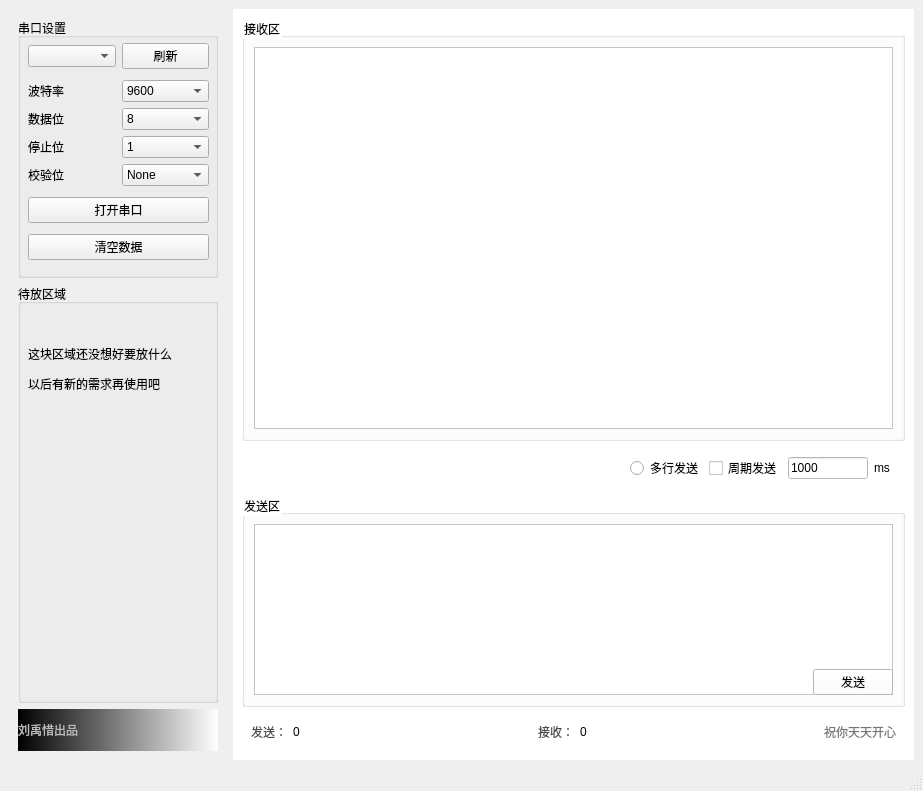
<?xml version="1.0" encoding="UTF-8"?>
<ui version="4.0">
 <class>windowSerial</class>
 <widget class="QMainWindow" name="windowSerial">
  <property name="geometry">
   <rect>
    <x>0</x>
    <y>0</y>
    <width>923</width>
    <height>791</height>
   </rect>
  </property>
  <property name="sizePolicy">
   <sizepolicy hsizetype="Preferred" vsizetype="Expanding">
    <horstretch>0</horstretch>
    <verstretch>0</verstretch>
   </sizepolicy>
  </property>
  <property name="windowTitle">
   <string>MainWindow</string>
  </property>
  <widget class="QWidget" name="centralwidget">
   <layout class="QHBoxLayout" name="horizontalLayout_2" stretch="7,3">
    <item>
     <widget class="QWidget" name="widget_3" native="true">
      <property name="sizePolicy">
       <sizepolicy hsizetype="Fixed" vsizetype="Preferred">
        <horstretch>0</horstretch>
        <verstretch>0</verstretch>
       </sizepolicy>
      </property>
      <layout class="QVBoxLayout" name="verticalLayout" stretch="10,10,1">
       <item>
        <widget class="QGroupBox" name="groupBoxComSet">
         <property name="sizePolicy">
          <sizepolicy hsizetype="Fixed" vsizetype="Fixed">
           <horstretch>0</horstretch>
           <verstretch>0</verstretch>
          </sizepolicy>
         </property>
         <property name="minimumSize">
          <size>
           <width>200</width>
           <height>260</height>
          </size>
         </property>
         <property name="title">
          <string>串口设置</string>
         </property>
         <widget class="QWidget" name="layoutWidget">
          <property name="geometry">
           <rect>
            <x>10</x>
            <y>20</y>
            <width>181</width>
            <height>231</height>
           </rect>
          </property>
          <layout class="QVBoxLayout" name="verticalLayout_2">
           <item>
            <layout class="QHBoxLayout" name="horizontalLayout_5">
             <item>
              <widget class="QComboBox" name="comboBoxPorts"/>
             </item>
             <item>
              <widget class="QPushButton" name="pushButtonUpdatePorts">
               <property name="text">
                <string>刷新</string>
               </property>
              </widget>
             </item>
            </layout>
           </item>
           <item>
            <layout class="QGridLayout" name="gridLayout_4">
             <item row="1" column="0">
              <widget class="QLabel" name="labelData">
               <property name="text">
                <string>数据位</string>
               </property>
              </widget>
             </item>
             <item row="1" column="1">
              <widget class="QComboBox" name="comboBoxData">
               <property name="currentIndex">
                <number>3</number>
               </property>
               <item>
                <property name="text">
                 <string>5</string>
                </property>
               </item>
               <item>
                <property name="text">
                 <string>6</string>
                </property>
               </item>
               <item>
                <property name="text">
                 <string>7</string>
                </property>
               </item>
               <item>
                <property name="text">
                 <string>8</string>
                </property>
               </item>
              </widget>
             </item>
             <item row="2" column="0">
              <widget class="QLabel" name="labelStop">
               <property name="text">
                <string>停止位</string>
               </property>
              </widget>
             </item>
             <item row="0" column="1">
              <widget class="QComboBox" name="comboBoxComBaud">
               <property name="enabled">
                <bool>true</bool>
               </property>
               <property name="currentIndex">
                <number>3</number>
               </property>
               <item>
                <property name="text">
                 <string>1200</string>
                </property>
               </item>
               <item>
                <property name="text">
                 <string>2400</string>
                </property>
               </item>
               <item>
                <property name="text">
                 <string>4800</string>
                </property>
               </item>
               <item>
                <property name="text">
                 <string>9600</string>
                </property>
               </item>
               <item>
                <property name="text">
                 <string>19200</string>
                </property>
               </item>
               <item>
                <property name="text">
                 <string>38400</string>
                </property>
               </item>
               <item>
                <property name="text">
                 <string>57600</string>
                </property>
               </item>
               <item>
                <property name="text">
                 <string>74880</string>
                </property>
               </item>
               <item>
                <property name="text">
                 <string>115200</string>
                </property>
               </item>
               <item>
                <property name="text">
                 <string>230400</string>
                </property>
               </item>
               <item>
                <property name="text">
                 <string>460800</string>
                </property>
               </item>
               <item>
                <property name="text">
                 <string>576000</string>
                </property>
               </item>
              </widget>
             </item>
             <item row="3" column="1">
              <widget class="QComboBox" name="comboBoxCheck">
               <item>
                <property name="text">
                 <string>None</string>
                </property>
               </item>
               <item>
                <property name="text">
                 <string>Even</string>
                </property>
               </item>
               <item>
                <property name="text">
                 <string>Odd</string>
                </property>
               </item>
               <item>
                <property name="text">
                 <string>Mark</string>
                </property>
               </item>
               <item>
                <property name="text">
                 <string>Space</string>
                </property>
               </item>
              </widget>
             </item>
             <item row="2" column="1">
              <widget class="QComboBox" name="comboBoxStop">
               <item>
                <property name="text">
                 <string>1</string>
                </property>
               </item>
               <item>
                <property name="text">
                 <string>1.5</string>
                </property>
               </item>
               <item>
                <property name="text">
                 <string>2</string>
                </property>
               </item>
              </widget>
             </item>
             <item row="3" column="0">
              <widget class="QLabel" name="labelCheck">
               <property name="text">
                <string>校验位</string>
               </property>
              </widget>
             </item>
             <item row="0" column="0">
              <widget class="QLabel" name="labelBaud">
               <property name="text">
                <string>波特率</string>
               </property>
              </widget>
             </item>
            </layout>
           </item>
           <item>
            <widget class="QPushButton" name="pushButtonTurnOnOff">
             <property name="text">
              <string>打开串口</string>
             </property>
            </widget>
           </item>
           <item>
            <widget class="QPushButton" name="pushButtonClearAll">
             <property name="text">
              <string>清空数据</string>
             </property>
            </widget>
           </item>
          </layout>
         </widget>
        </widget>
       </item>
       <item>
        <widget class="QGroupBox" name="groupBox">
         <property name="title">
          <string>待放区域</string>
         </property>
         <widget class="QLabel" name="label">
          <property name="geometry">
           <rect>
            <x>10</x>
            <y>50</y>
            <width>151</width>
            <height>71</height>
           </rect>
          </property>
          <property name="text">
           <string>&lt;html&gt;&lt;head/&gt;&lt;body&gt;&lt;p&gt;这块区域还没想好要放什么&lt;/p&gt;&lt;p&gt;以后有新的需求再使用吧&lt;/p&gt;&lt;/body&gt;&lt;/html&gt;</string>
          </property>
         </widget>
        </widget>
       </item>
       <item>
        <widget class="QLabel" name="label_2">
         <property name="styleSheet">
          <string notr="true">QLabel{
	font: 20pt &quot;楷体&quot;;
	color:rgb(186, 186, 186);
	background-color: qlineargradient(spread:pad, x1:0, y1:0, x2:1, y2:0, stop:0 rgba(0, 0, 0, 255), stop:1 rgba(255, 255, 255, 255));
}
</string>
         </property>
         <property name="text">
          <string>&lt;html&gt;&lt;head/&gt;&lt;body&gt;&lt;p&gt;刘禹惜出品&lt;/p&gt;&lt;/body&gt;&lt;/html&gt;</string>
         </property>
        </widget>
       </item>
      </layout>
     </widget>
    </item>
    <item>
     <widget class="QWidget" name="widget" native="true">
      <property name="styleSheet">
       <string notr="true">background-color: rgb(255, 255, 255);</string>
      </property>
      <layout class="QGridLayout" name="gridLayout" rowstretch="10,2,1,6,1">
       <item row="0" column="0" rowspan="2" colspan="2">
        <widget class="QGroupBox" name="groupBoxRev">
         <property name="title">
          <string>接收区</string>
         </property>
         <layout class="QGridLayout" name="gridLayout_2">
          <item row="0" column="0">
           <widget class="QPlainTextEdit" name="TextRev">
            <property name="readOnly">
             <bool>false</bool>
            </property>
            <property name="plainText">
             <string/>
            </property>
           </widget>
          </item>
         </layout>
        </widget>
       </item>
       <item row="2" column="0">
        <widget class="QWidget" name="widget_2" native="true">
         <layout class="QHBoxLayout" name="horizontalLayout">
          <item>
           <spacer name="horizontalSpacer">
            <property name="orientation">
             <enum>Qt::Horizontal</enum>
            </property>
            <property name="sizeHint" stdset="0">
             <size>
              <width>40</width>
              <height>20</height>
             </size>
            </property>
           </spacer>
          </item>
          <item>
           <widget class="QRadioButton" name="radioButton">
            <property name="text">
             <string>多行发送</string>
            </property>
           </widget>
          </item>
          <item>
           <widget class="QCheckBox" name="checkBoxPeriodicSend">
            <property name="text">
             <string>周期发送</string>
            </property>
            <property name="checkable">
             <bool>true</bool>
            </property>
           </widget>
          </item>
          <item>
           <widget class="QLineEdit" name="lineEditTime">
            <property name="sizePolicy">
             <sizepolicy hsizetype="Fixed" vsizetype="Fixed">
              <horstretch>0</horstretch>
              <verstretch>0</verstretch>
             </sizepolicy>
            </property>
            <property name="maximumSize">
             <size>
              <width>80</width>
              <height>16777215</height>
             </size>
            </property>
            <property name="text">
             <string>1000</string>
            </property>
           </widget>
          </item>
          <item>
           <widget class="QLabel" name="labelMS">
            <property name="text">
             <string>ms</string>
            </property>
           </widget>
          </item>
         </layout>
        </widget>
       </item>
       <item row="4" column="0" colspan="2">
        <widget class="QWidget" name="widget_4" native="true">
         <layout class="QHBoxLayout" name="horizontalLayout_3">
          <item>
           <widget class="QLabel" name="label_6">
            <property name="styleSheet">
             <string notr="true">font: 12pt &quot;华文新魏&quot;;
color: rgb(74, 74, 74);</string>
            </property>
            <property name="text">
             <string>发送：</string>
            </property>
           </widget>
          </item>
          <item>
           <widget class="QLabel" name="sendByteNum">
            <property name="text">
             <string>0</string>
            </property>
           </widget>
          </item>
          <item>
           <spacer name="horizontalSpacer_2">
            <property name="orientation">
             <enum>Qt::Horizontal</enum>
            </property>
            <property name="sizeHint" stdset="0">
             <size>
              <width>128</width>
              <height>20</height>
             </size>
            </property>
           </spacer>
          </item>
          <item>
           <widget class="QLabel" name="label_3">
            <property name="styleSheet">
             <string notr="true">font: 12pt &quot;华文新魏&quot;;
color: rgb(74, 74, 74);</string>
            </property>
            <property name="text">
             <string>接收：</string>
            </property>
           </widget>
          </item>
          <item>
           <widget class="QLabel" name="receiveByteNum">
            <property name="text">
             <string>0</string>
            </property>
           </widget>
          </item>
          <item>
           <spacer name="horizontalSpacer_4">
            <property name="orientation">
             <enum>Qt::Horizontal</enum>
            </property>
            <property name="sizeHint" stdset="0">
             <size>
              <width>40</width>
              <height>20</height>
             </size>
            </property>
           </spacer>
          </item>
          <item>
           <widget class="QLabel" name="label_7">
            <property name="styleSheet">
             <string notr="true">font: 15pt &quot;华文新魏&quot; ;
color: rgb(117, 117, 117);</string>
            </property>
            <property name="text">
             <string>祝你天天开心</string>
            </property>
           </widget>
          </item>
         </layout>
        </widget>
       </item>
       <item row="3" column="0" colspan="2">
        <widget class="QGroupBox" name="groupBoxSend">
         <property name="title">
          <string>发送区</string>
         </property>
         <layout class="QGridLayout" name="gridLayout_3">
          <item row="0" column="0" rowspan="2" colspan="2">
           <widget class="QPlainTextEdit" name="TextSend">
            <property name="enabled">
             <bool>true</bool>
            </property>
            <property name="plainText">
             <string/>
            </property>
           </widget>
          </item>
          <item row="1" column="1">
           <widget class="QPushButton" name="pushButtonSend">
            <property name="sizePolicy">
             <sizepolicy hsizetype="Fixed" vsizetype="Fixed">
              <horstretch>0</horstretch>
              <verstretch>0</verstretch>
             </sizepolicy>
            </property>
            <property name="text">
             <string>发送</string>
            </property>
            <property name="checkable">
             <bool>false</bool>
            </property>
            <property name="checked">
             <bool>false</bool>
            </property>
            <property name="autoDefault">
             <bool>false</bool>
            </property>
            <property name="default">
             <bool>false</bool>
            </property>
           </widget>
          </item>
         </layout>
        </widget>
       </item>
      </layout>
     </widget>
    </item>
   </layout>
  </widget>
  <widget class="QMenuBar" name="menubar">
   <property name="geometry">
    <rect>
     <x>0</x>
     <y>0</y>
     <width>923</width>
     <height>25</height>
    </rect>
   </property>
  </widget>
  <widget class="QStatusBar" name="statusbar"/>
 </widget>
 <resources/>
 <connections/>
</ui>
